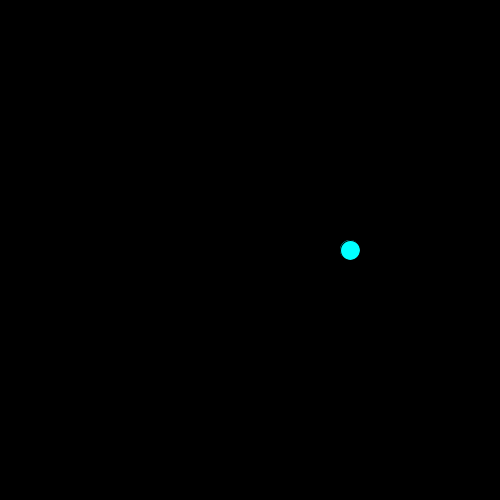
Frame 1 (no input)
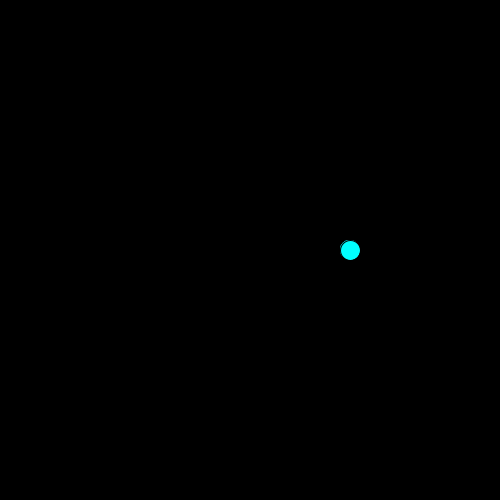
Frame 60 (the mouse pressed at the canvas centre just before this capture)
Frame 120 (the mouse held since frame 60 and released just before this capture): identical to frame 60, image omitted

The Processing sketch that drew these frames (run headless with seeded random() and noise(); from frame 60 on, the mouse is pressed at the canvas centre):

// Processing sketch: sketch_160809d
// ── sketch_160809d.pde
float r = 100;
float theta = 0;

void setup(){
size(500,500);
background(0);
smooth();


}

void draw(){
fill(0,10);
rect(0,0,width,height);

float x = r*cos(theta);
float y = r*sin(theta);

fill(0,255,255);
smooth();
ellipse(x+width/2, y+height/2 , 20 ,20);

theta = theta + mouseX/(mouseY+2);

}
